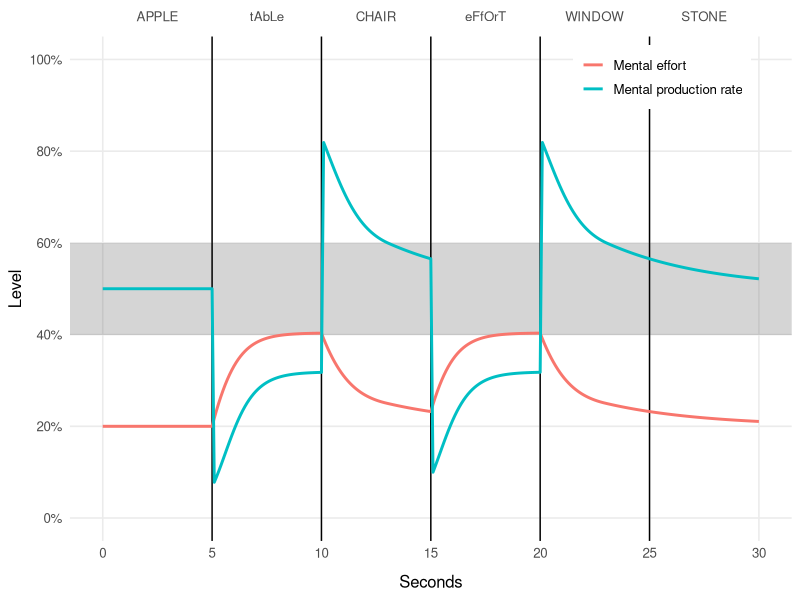

R code for this plot:
## ---- chunk 1
#| echo: false
#| message: false
#| warning: false
# ------------------------------------------------------------
# Updated Effort–Rate controller model (R)
# Requirements you asked for:
#  - Starts at: production rate = 50% and effort = 20%
#  - Controller adjusts effort to keep production rate within 40–60% (blue band)
#  - Mixed-case words increase task difficulty -> drops production -> effort compensates
# ------------------------------------------------------------

library(ggplot2)

# --- Time axis ---
dt <- 0.1
t  <- round(seq(0, 30, by = dt), 1)
n  <- length(t)

# --- Word sections + labels (mixed-case = harder) ---
word_edges <- c(0, 5, 10, 15, 20, 25, 30)
midpoints  <- (head(word_edges, -1) + tail(word_edges, -1)) / 2
labels     <- c("APPLE", "tAbLe", "CHAIR", "eFfOrT", "WINDOW", "STONE")

# --- Task difficulty schedule (0..1) ---
difficulty <- rep(0.25, n)  # easy baseline

# Hard sections should match the mixed-case words: Word 2 (5-10) and Word 4 (15-20)
hard_sections <- list(c(5, 10), c(15, 20))  # [start, end)
for (seg in hard_sections) {
  a <- seg[1]; b <- seg[2]
  difficulty[t >= a & t < b] <- 0.85
}

# --- Expected production range (blue band) ---
expected_low  <- 40
expected_high <- 60
R_exp <- (expected_low + expected_high) / 2  # 50
span  <- (expected_high - expected_low) / 2  # 10

# --- Goal importance -> max tolerated effort ---
G     <- 0.8
E_max <- 60 + 40 * G

# Start effort at 20% and let the system "relax toward" 20% when possible
E_base <- 20

# --- Controller gains ---
k_up    <- 0.55
k_down  <- 0.35
k_relax <- 0.22

# --- Production-rate function (logistic) ---
# Calibrated so that at baseline difficulty (0.25) and effort 20%,
# the production rate is exactly 50% at t = 0.
Rmax <- 95
c1   <- 0.085
c2   <- 4.2
c0   <- 0.54464  # <-- key calibration to make rate(20, 0.25) = 50

production_rate <- function(E, D) {
  z <- (c1 * E) - (c2 * D) - c0
  Rmax / (1 + exp(-z))
}

# --- Simulation (0.1s resolution) ---
set.seed(3)

E <- numeric(n)
R <- numeric(n)

# Force the initial conditions you requested
E[1] <- 20
R[1] <- 50

# Noise level (optional, keep small so the control logic is easy to see)
rate_noise_sd <- 0.0

for (i in 2:n) {
  # Current production rate is generated from the function given previous effort + difficulty
  R_i <- production_rate(E[i - 1], difficulty[i - 1])
  R_i <- max(0, min(100, R_i + rnorm(1, mean = 0, sd = rate_noise_sd)))

  R[i] <- R_i

  # Controller: keep rate within the accepted range [expected_low, expected_high]
  err_low  <- max(0, expected_low  - R_i)  # below band -> increase effort
  err_high <- max(0, R_i - expected_high)  # above band -> decrease effort

  dE <- (k_up * err_low) - (k_down * err_high) - (k_relax * (E[i - 1] - E_base))
  E[i] <- max(0, min(E_max, E[i - 1] + dE * dt))
}

# --- Data frame (optional save to CSV) ---
df <- data.frame(
  time = t,
  task_difficulty = difficulty,
  mental_effort = E,
  mental_production_rate = R
)

# write.csv(df, "effort_rate_model_simulation.csv", row.names = FALSE)

# --- Plot ---
p <- ggplot(df, aes(x = time)) +
  # Expected production range (blue band): 40–60%
  annotate("rect", xmin = -Inf, xmax = Inf, ymin = expected_low, ymax = expected_high, alpha = 0.25) +

  # Vertical dividers between words
  geom_vline(xintercept = c(5, 10, 15, 20, 25), linewidth = 0.5) +

  # Lines
  geom_line(aes(y = mental_effort, color = "Mental effort"), linewidth = 1) +
  geom_line(aes(y = mental_production_rate, color = "Mental production rate"), linewidth = 1) +

  # Axes: bottom = seconds, top = noun labels (at section midpoints)
  scale_x_continuous(
    limits = c(0, 30),
    breaks = seq(0, 30, by = 5),
    name = "Seconds",
    sec.axis = dup_axis(breaks = midpoints, labels = labels, name = NULL)
  ) +
  scale_y_continuous(
    limits = c(0, 100),
    breaks = seq(0, 100, by = 20),
    labels = function(x) paste0(x, "%"),
    name = "Level"
  ) +
  scale_color_discrete(name = NULL) +
  theme_minimal(base_size = 12) +
  theme(
    legend.position = c(0.82, 0.92),
    legend.background = element_rect(fill = "white", color = NA),
    axis.title.x = element_text(margin = margin(t = 10)),
    axis.text.x = element_text(margin = margin(t = 2)),
    axis.text.x.top = element_text(margin = margin(b = 8)),
    axis.ticks.x.top = element_blank(),
    panel.grid.minor = element_blank()
  )

print(p)

# Optional save:
# ggsave("effort_rate_with_expected_range_only.png", p, width = 10, height = 4, dpi = 200)


